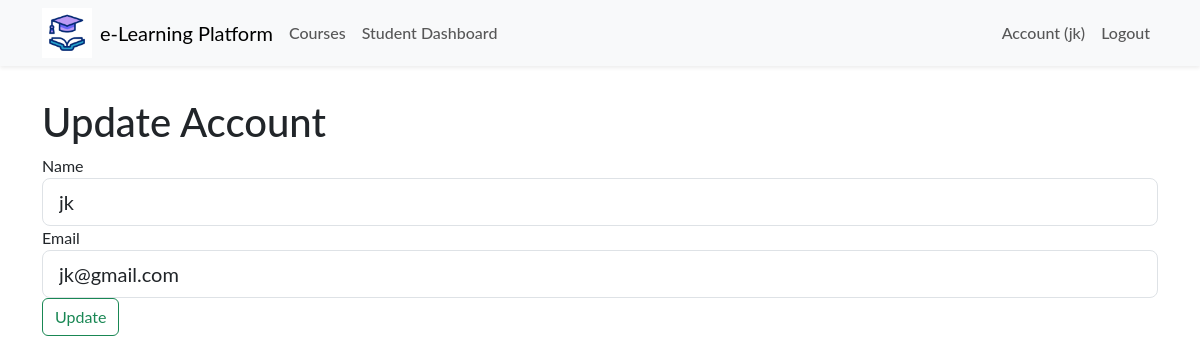
The page /auth/account (signed in) on the database as committed earlier.
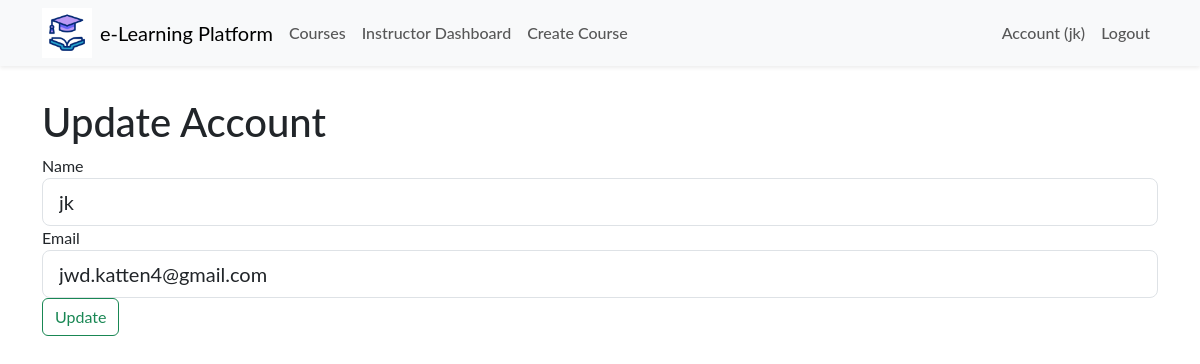
The same page on the database as committed later.
### app/models.py (models this page shows, shortened)
class User(db.Model, UserMixin):
    id = db.Column(db.Integer, primary_key=True)
    name = db.Column(db.String(50), nullable=False)
    email = db.Column(db.String(120), unique=True, nullable=False)
    role = db.Column(db.String(10))  # 'student' or 'instructor'
    password_hash = db.Column(db.String(128), nullable=False)
    created_at = db.Column(db.DateTime, default=datetime.utcnow)

### app/routes/auth.py (the view)
@bp.route("/account", methods=['GET', 'POST'])
@login_required
def account():
    form = UpdateAccountForm()
    if form.validate_on_submit():
        current_user.name = form.name.data
        current_user.email = form.email.data
        print('hi')
        db.session.commit()
        flash('Your account has been updated!', 'success')
        return redirect(url_for('auth.account'))
    elif request.method == 'GET':
        form.name.data = current_user.name
        form.email.data = current_user.email
    return render_template('account.html', form=form)

### app/routes/auth.py (shortened to what this page needs)
class UpdateAccountForm(FlaskForm):
    name = StringField('Name', validators=[DataRequired()])
    email = StringField('Email', validators=[DataRequired(), Email()])
    submit = SubmitField('Register')

### app/__init__.py (called while the page is built)
def create_app(config_class='config.Config'):
    app = Flask(__name__)
    app.config.from_object(config_class)
    db.init_app(app)
    migrate.init_app(app, db)
    login_manager.init_app(app)
    login_manager.login_view = 'auth.login'
    mail.init_app(app)
    from .models import User
    @login_manager.user_loader
    def load_user(user_id):
        return User.query.get(int(user_id))
    from .routes.main import bp as main_bp
    from .routes.auth import bp as auth_bp
    from .routes.course import bp as course_bp
    app.register_blueprint(main_bp)
    app.register_blueprint(auth_bp)
    app.register_blueprint(course_bp)
    return app

### app/templates/account.html (shortened to what this page needs)
{% extends "layout.html" %}
{% block content %}
    <h1 class="mt-4">Update Account</h1>
    <form method="POST" action="">
        <div class="form-group">
            {{ form.name.label(class="form-control-label") }}
            {{ form.name(class="form-control form-control-lg") }}
        </div>
        <div class="form-group">
            {{ form.email.label(class="form-control-label") }}
            {% if form.email.errors %}
              {{ form.email(class="form-control form-control-lg is-invalid") }}
              <div class="invalid-feedback">
                  {% for error in form.email.errors %}
                      <span>{{ error }}</span>
                  {% endfor %}
              </div>
        {% else %}
            {{ form.email(class="form-control form-control-lg") }}
        {% endif %}
        </div>
        <button type="submit" class="btn btn-outline-success">Update</button>
    </form>
{% endblock content %}

### app/templates/layout.html (shortened to what this page needs)
<!DOCTYPE html>
<html lang="en">
  <head>
    <link href="https://cdn.jsdelivr.net/npm/bootstrap@5.3.3/dist/css/bootstrap.min.css" rel="stylesheet" />
    <link rel="stylesheet" href="{{ url_for('static', filename='css/main.css') }}" />
  </head>
  <body>
    <nav class="navbar navbar-expand-lg navbar-light bg-light shadow-sm sticky-top">
      <div class="container">
        <img width="50px" src="{{ url_for('static', filename='/img/icone.gif') }}" alt="">
        <a class="navbar-brand mx-2" href="{{ url_for('main.index') }}">e-Learning Platform</a>
        <div class="collapse navbar-collapse" id="navbarNav">
          <ul class="navbar-nav me-auto mb-2 mb-lg-0">
            <li class="nav-item">
              <a class="nav-link" href="{{ url_for('course.list_courses') }}">Courses</a>
            </li>
            {% if current_user.is_authenticated %}
              {% if current_user.role == 'instructor' %}
              <li class="nav-item">
                <a class="nav-link" href="{{ url_for('course.instructor_dashboard') }}">Instructor Dashboard</a>
              </li>
              <li class="nav-item">
                <a class="nav-link" href="{{ url_for('course.create_course') }}">Create Course</a>
              </li>
              {% elif current_user.role == 'student' %}
              <li class="nav-item">
                <a class="nav-link" href="{{ url_for('course.student_dashboard') }}">Student Dashboard</a>
              </li>
              {% endif %}
            {% endif %}
          </ul>
          <ul class="navbar-nav ms-auto">
            {% if current_user.is_authenticated %}
            <li class="nav-item">
              <a class="nav-link" href="{{ url_for('auth.account') }}">Account ({{ current_user.name }})</a>
            </li>
            <li class="nav-item">
              <a class="nav-link" href="{{ url_for('auth.logout') }}">Logout</a>
            </li>
            {% endif %}
          </ul>
        </div>
      </div>
    </nav>
    <div class="container mt-2">{% include 'flash_msg.html' %} {% block content %}{% endblock %}</div>
  </body>
</html>

### app/static/css/main.css (style rules this page uses)
:root { --vert: #7b9b2b; --roze: #fc83cd33; }
* { font-family: 'Lato', sans-serif; }
.nav-link { font-weight: 500; position: relative; border: none; }
@media (min-width: 768px) { .nav-link { font-size: 1rem; } }
@media (min-width: 768px) { .nav-link::before { content: ''; position: absolute; bottom: 0; left: 50%; transform: translatex(-50%); width: 0%; height: 2px; background-color: var(--vert); visibility: hidden; transition: 0.3s ease-in-out; } }

Rows that differ between the two databases and show on the page:
changed User "jk": role "student" → "instructor" (drawn); email "jk@gmail.com" → "jwd.katten4@gmail.com"
Other text that changed with them:
text no longer shown: "Student Dashboard"
text now shown: "Instructor Dashboard Create Course"
